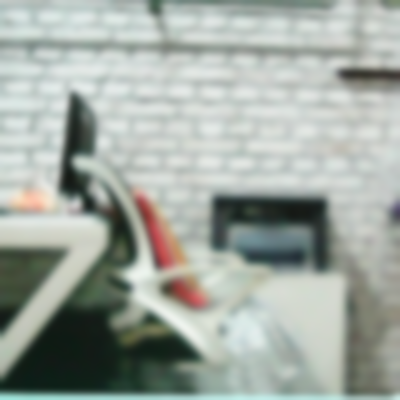
#> input picture 2017年文件/毕业设计/src/v2/img/1.png, 400 x 400 px
$ python camera.py   (Python 2 division)   (older library calls are emulated)
#> lines starting #> are read from the running program, lines starting #| are printed output that depends on the picture; after the words box and inside, x2 and y2 are one past the last pixel; in counts of white or black regions, pixels touching at a corner belong together
import cv2
import numpy as np

threshod= 100

def pic_sub(dest,s1,s2):
    for x in range(dest.shape[0]):
        for y in range(dest.shape[1]):
            if(s2[x,y] > s1[x,y]):
                dest[x,y] = s2[x,y] - s1[x,y]
            else:
                dest[x,y] = s1[x,y] - s2[x,y]

            if(dest[x,y] < threshod):
                dest[x,y] = 0
            else:
                dest[x,y] = 255


img0 = cv2.imread('img/1.png')
#> img0 is the input picture: shape (400, 400, 3); mean B, G, R 161.4, 168.5, 160.7
gray0 = cv2.cvtColor(img0,cv2.COLOR_BGR2GRAY)
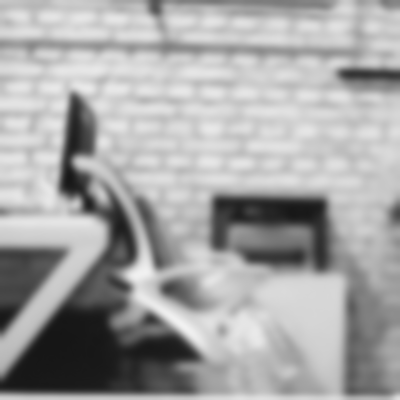
#> gray0: shape (400, 400); min 21, max 241, mean 165.3
gray0 = cv2.GaussianBlur(gray0, (21, 21), 0)


cap = cv2.VideoCapture(0)
while(1):
    # get a frame
    ret, frame = cap.read()
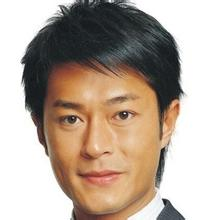
#> input picture 2017年文件/毕业设计/src/v2/1.jpg, 206 x 220 px, given in place of the camera
#> frame is the input picture: shape (220, 206, 3); mean B, G, R 148.8, 162.6, 179
    frame = frame[0:250,0:250,:]
    gray = cv2.cvtColor(frame,cv2.COLOR_BGR2GRAY)
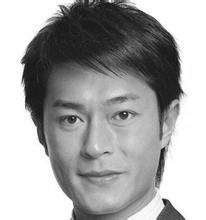
#> gray: shape (220, 206); min 13, max 255, mean 165.9
    gray = cv2.GaussianBlur(gray, (21, 21), 0)
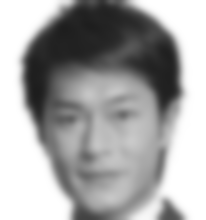
#> gray: shape (220, 206); min 29, max 255, mean 165.9

    edge = cv2.Canny(gray.copy(), 1000, 2000, apertureSize=5)
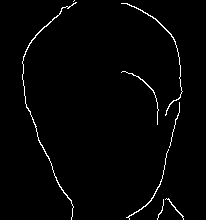
#> edge: shape (220, 206); 1.7% white in thin lines or dots, all inside (x1, y1, x2, y2) = (22, 0, 184, 220)
    _,contours, hierarchy = cv2.findContours(edge.copy(), cv2.RETR_TREE, cv2.CHAIN_APPROX_SIMPLE)
#> contours = 8 contours, 5 with area under 20; largest, box (x1, y1, x2, y2) and area: (22, 2, 77, 220) 74, (121, 3, 183, 116) 48, (126, 149, 169, 220) 28
    for i in contours:
        x, y, w, h = cv2.boundingRect(i)
        print x,y
#> this loop made 8 passes
#> (x, y, w, h) on passes 1 to 7: (157, 199, 7, 21), (165, 198, 19, 22), (126, 149, 43, 71), (169, 102, 11, 46), (121, 71, 38, 54), (121, 3, 62, 113), (22, 2, 55, 218)
#> (i, x, y, w, h) on pass 8: ([[74, 0], [73, 1]], 73, 0, 2, 2)
#| 157 199
#| 165 198
#| 126 149
#| 169 102
#| 121 71
#| 121 3
#| 22 2
#| 73 0

    cv2.imshow("capture1", edge)
    cv2.imshow("capture2", frame)
    cv2.imshow("capture3", gray)
    # show a frame
    if cv2.waitKey(1) & 0xFF == ord('q'):
#> (key q is pressed here)
        break
    if cv2.waitKey(1) & 0xFF == ord('s'):
        print frame
cap.release()
cv2.destroyAllWindows()
